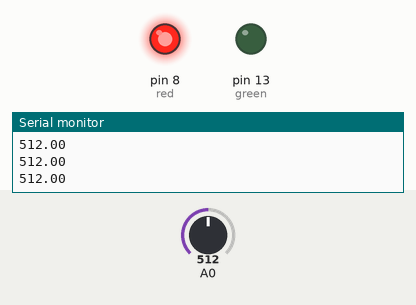
The sketch below on a simulated Arduino Uno, built with avr-gcc and run on an emulated ATmega328P. Shown: output pins drawn as LEDs (lit = HIGH), the last lines printed to the serial monitor. The test bench sets the inputs (shaded band); at power-on: A0 = 512.

Above: at 1.2 s.
1.3 s: A0 set to 489
At 2.3 s:
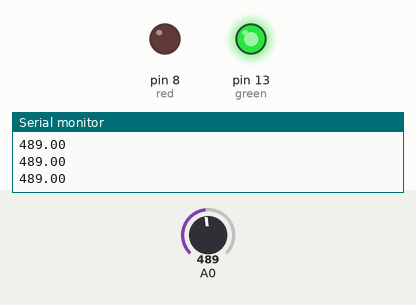
2.8 s: A0 set to 510
At 3.5 s:
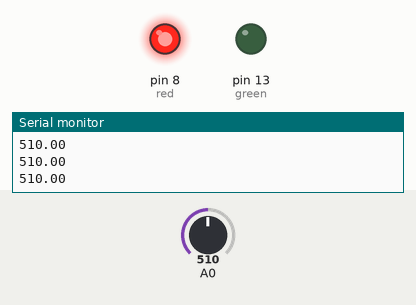
4.3 s: A0 set to 490
At 4.8 s:
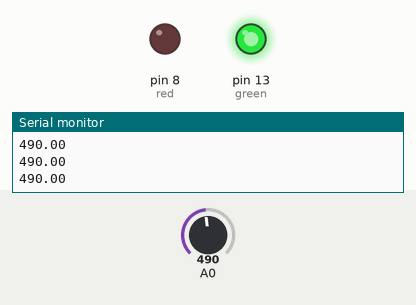
Timing chart, 0 to 7.3 s (numbered marks = the images above; inputs shaded):
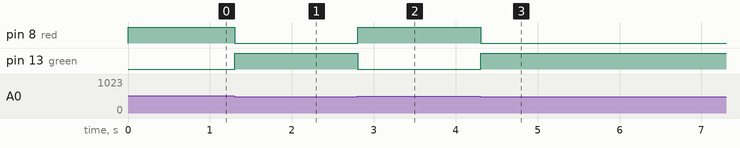

The sketch:

gaz_sensor_with_Leds.ino
```cpp
int green = 13;
int red = 8;
float gaz;
void setup()
{
  pinMode(A0 , INPUT);
  pinMode(green, OUTPUT);
  pinMode(red, OUTPUT);

  Serial.begin(9600);
}

void loop()
{
  gaz = analogRead(A0);
  Serial.println(gaz);
  if(gaz < 500){
   digitalWrite(green, HIGH);
   digitalWrite(red , LOW);
  }else if(gaz > 500){
   digitalWrite(green, LOW);
   digitalWrite(red , HIGH);
  }

  delay(10);

}
```

Measured:
- the behaviour switches between 500 and 499 on A0 (found by bisection; images 0 and 1)
- after the input at 1.3 s, pin 8 (red): HIGH → LOW at once; pin 13 (green): LOW → HIGH at once
- after the input at 2.8 s, pin 8 (red): LOW → HIGH at once; pin 13 (green): HIGH → LOW at once
- after the input at 4.3 s, pin 8 (red): HIGH → LOW at once; pin 13 (green): LOW → HIGH at once
